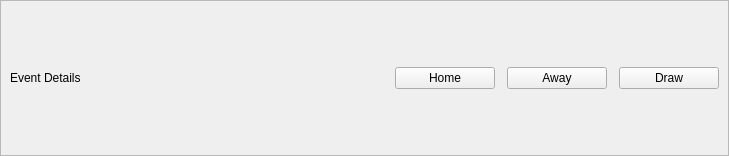
<?xml version="1.0" encoding="UTF-8"?>
<ui version="4.0">
 <class>PlaceBetEvent</class>
 <widget class="QStackedWidget" name="PlaceBetEvent">
  <property name="geometry">
   <rect>
    <x>0</x>
    <y>0</y>
    <width>729</width>
    <height>156</height>
   </rect>
  </property>
  <property name="focusPolicy">
   <enum>Qt::TabFocus</enum>
  </property>
  <property name="autoFillBackground">
   <bool>false</bool>
  </property>
  <widget class="QFrame" name="SendCoins">
   <property name="toolTip">
    <string>This is a normal payment.</string>
   </property>
   <property name="frameShape">
    <enum>QFrame::StyledPanel</enum>
   </property>
   <property name="frameShadow">
    <enum>QFrame::Sunken</enum>
   </property>
   <!-- <layout class="QGridLayout" name="gridLayout"> -->
   <layout class="QHBoxLayout" name="gridLayout">
    <property name="spacing">
     <number>12</number>
    </property>

                <item>
                 <widget class="QLabel" name="labelCoinControlAutomaticallySelected">
                  <property name="text">
                   <string>Event Details</string>
                  </property>
                  <property name="margin">
                   <number>5</number>
                  </property>
                 </widget>
                </item>

                <item>
                 <spacer name="horizontalSpacerCoinControl">
                  <property name="orientation">
                   <enum>Qt::Horizontal</enum>
                  </property>
                  <property name="sizeHint" stdset="0">
                   <size>
                    <width>40</width>
                    <height>1</height>
                   </size>
                  </property>
                 </spacer>
                </item>

                <item>
                 <widget class="QPushButton" name="pushButtonPlaceHomeBet">
                  <property name="styleSheet">
                   <string notr="true"/>
                  </property>
                  <property name="text">
                   <string>Home</string>
                  </property>
                  <property name="autoDefault">
                   <bool>false</bool>
                  </property>
                  <property name="minimumSize">
                   <size>
                    <width>100</width>
                    <height>0</height>
                   </size>
                  </property>
                 </widget>
                </item>

                <item>
                 <widget class="QPushButton" name="pushButtonPlaceAwayBet">
                  <property name="styleSheet">
                   <string notr="true"/>
                  </property>
                  <property name="text">
                   <string>Away</string>
                  </property>
                  <property name="autoDefault">
                   <bool>false</bool>
                  </property>
                  <property name="minimumSize">
                   <size>
                    <width>100</width>
                    <height>0</height>
                   </size>
                  </property>
                 </widget>
                </item>

                <item>
                 <widget class="QPushButton" name="pushButtonPlaceDrawBet">
                  <property name="styleSheet">
                   <string notr="true"/>
                  </property>
                  <property name="text">
                   <string>Draw</string>
                  </property>
                  <property name="autoDefault">
                   <bool>false</bool>
                  </property>
                  <property name="minimumSize">
                   <size>
                    <width>100</width>
                    <height>0</height>
                   </size>
                  </property>
                 </widget>
                </item>



    <!-- <item row="0" column="0">
     <widget class="QLabel" name="payToLabel">
      <property name="text">
       <string>Pay &amp;To:</string>
      </property>
      <property name="alignment">
       <set>Qt::AlignRight|Qt::AlignTrailing|Qt::AlignVCenter</set>
      </property>
      <property name="buddy">
       <cstring>Event Details</cstring>
      </property>
     </widget>
    </item>

    <item row="0" column="1">
     <widget class="QLabel" name="payToLabel">
      <property name="text">
       <string>Pay &amp;To:</string>
      </property>
      <property name="alignment">
       <set>Qt::AlignRight|Qt::AlignTrailing|Qt::AlignVCenter</set>
      </property>
      <property name="buddy">
       <cstring>payTo</cstring>
      </property>
     </widget>
    </item> -->



    <!-- <item row="0" column="0">
     <widget class="QLabel" name="payToLabel">
      <property name="text">
       <string>Pay &amp;To:</string>
      </property>
      <property name="alignment">
       <set>Qt::AlignRight|Qt::AlignTrailing|Qt::AlignVCenter</set>
      </property>
      <property name="buddy">
       <cstring>payTo</cstring>
      </property>
     </widget>
    </item>

    <item row="0" column="1">
     <layout class="QHBoxLayout" name="payToLayout">
      <property name="spacing">
       <number>0</number>
      </property>

      <item>
       <widget class="QValidatedLineEdit" name="payTo">
        <property name="toolTip">
         <string>The Wagerr address to send the payment to</string>
        </property>
       </widget>
      </item>

      <item>
       <widget class="QToolButton" name="addressBookButton">
        <property name="toolTip">
         <string>Choose previously used address</string>
        </property>
        <property name="text">
         <string/>
        </property>
        <property name="icon">
         <iconset resource="../wagerr.qrc">
          <normaloff>:/icons/address-book</normaloff>:/icons/address-book</iconset>
        </property>
        <property name="shortcut">
         <string>Alt+A</string>
        </property>
       </widget>
      </item>

      <item>
       <widget class="QToolButton" name="pasteButton">
        <property name="toolTip">
         <string>Paste address from clipboard</string>
        </property>
        <property name="text">
         <string/>
        </property>
        <property name="icon">
         <iconset resource="../wagerr.qrc">
          <normaloff>:/icons/editpaste</normaloff>:/icons/editpaste</iconset>
        </property>
        <property name="shortcut">
         <string>Alt+P</string>
        </property>
       </widget>
      </item>

      <item>
       <widget class="QToolButton" name="deleteButton">
        <property name="toolTip">
         <string>Remove this entry</string>
        </property>
        <property name="text">
         <string/>
        </property>
        <property name="icon">
         <iconset resource="../wagerr.qrc">
          <normaloff>:/icons/remove</normaloff>:/icons/remove</iconset>
        </property>
       </widget>
      </item>
     </layout>
    </item> -->



   </layout>
  </widget>
 </widget>
 <customwidgets>
  <customwidget>
   <class>QValidatedLineEdit</class>
   <extends>QLineEdit</extends>
   <header>qvalidatedlineedit.h</header>
  </customwidget>
  <customwidget>
   <class>BitcoinAmountField</class>
   <extends>QLineEdit</extends>
   <header>bitcoinamountfield.h</header>
  </customwidget>
 </customwidgets>
 <!-- <tabstops>
  <tabstop>payTo</tabstop>
  <tabstop>addressBookButton</tabstop>
  <tabstop>pasteButton</tabstop>
  <tabstop>deleteButton</tabstop>
  <tabstop>addAsLabel</tabstop>
  <tabstop>payAmount</tabstop>
  <tabstop>payAmount_is</tabstop>
  <tabstop>deleteButton_is</tabstop>
  <tabstop>payAmount_s</tabstop>
  <tabstop>deleteButton_s</tabstop>
 </tabstops> -->
 <resources>
  <include location="../wagerr.qrc"/>
 </resources>
 <connections/>
</ui>
